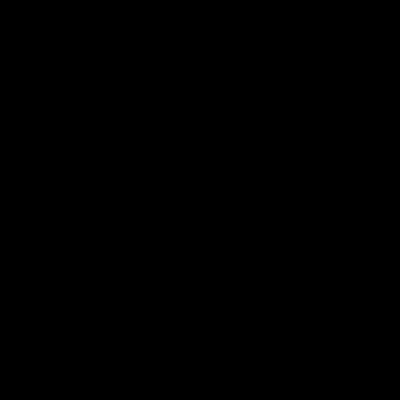
Frame 1 (no input)
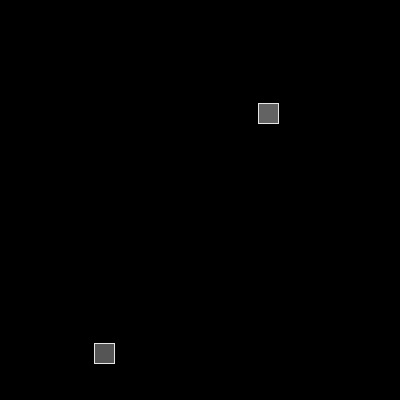
Frame 60 (the mouse pressed at the canvas centre just before this capture)
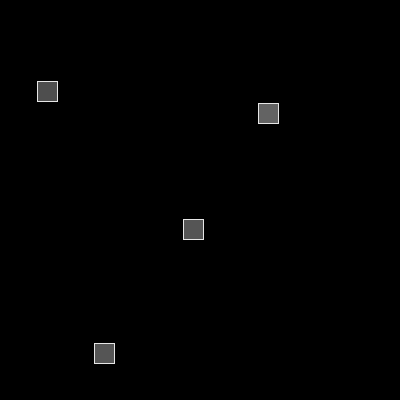
Frame 120 (the mouse held since frame 60 and released just before this capture)

The Processing sketch that drew these frames (run headless with seeded random() and noise(); from frame 60 on, the mouse is pressed at the canvas centre):

// Processing sketch: h_timing
// ── h_timing.pde
float x = 100.0, y = 100.0, col = 50.0;

float current_time = 0;

void setup(){
  size(400,400);
  background(0);
}

void draw(){
  //background(0);
  
  if (millis() >= current_time+500){
    current_time = millis();
    x = random(width);
    y = random(height);
    col = 200 + random(55);
    fill(col, 100);
    stroke(230);
    rect(x,y, 20,20);
  }
}
